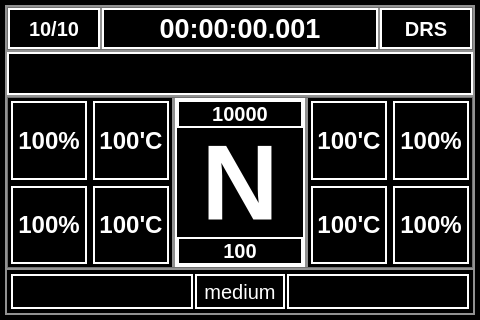
<?xml version="1.0" encoding="UTF-8"?>
<ui version="4.0">
 <class>RacingWheelMonitor</class>
 <widget class="QMainWindow" name="RacingWheelMonitor">
  <property name="geometry">
   <rect>
    <x>0</x>
    <y>0</y>
    <width>480</width>
    <height>320</height>
   </rect>
  </property>
  <property name="minimumSize">
   <size>
    <width>480</width>
    <height>320</height>
   </size>
  </property>
  <property name="maximumSize">
   <size>
    <width>480</width>
    <height>320</height>
   </size>
  </property>
  <property name="windowTitle">
   <string>MainWindow</string>
  </property>
  <property name="styleSheet">
   <string notr="true">background-color: rgb(0, 0, 0);
color: rgb(255, 255, 255);</string>
  </property>
  <widget class="QWidget" name="centralwidget">
   <layout class="QGridLayout" name="gridLayout">
    <property name="leftMargin">
     <number>5</number>
    </property>
    <property name="topMargin">
     <number>5</number>
    </property>
    <property name="rightMargin">
     <number>5</number>
    </property>
    <property name="bottomMargin">
     <number>5</number>
    </property>
    <property name="spacing">
     <number>5</number>
    </property>
    <item row="0" column="0">
     <widget class="QStackedWidget" name="Page">
      <property name="minimumSize">
       <size>
        <width>470</width>
        <height>310</height>
       </size>
      </property>
      <property name="maximumSize">
       <size>
        <width>470</width>
        <height>310</height>
       </size>
      </property>
      <property name="styleSheet">
       <string notr="true">background-color: rgb(145, 145, 145);</string>
      </property>
      <property name="currentIndex">
       <number>1</number>
      </property>
      <widget class="QWidget" name="ipPage">
       <layout class="QGridLayout" name="gridLayout_2">
        <item row="0" column="0">
         <widget class="QLabel" name="ip_Text">
          <property name="font">
           <font>
            <family>Arial</family>
            <pointsize>35</pointsize>
            <weight>75</weight>
            <bold>true</bold>
           </font>
          </property>
          <property name="styleSheet">
           <string notr="true">background-color: rgb(0, 0, 0);
color: rgb(255, 255, 255);</string>
          </property>
          <property name="text">
           <string>iP: 000.000.000.000</string>
          </property>
          <property name="alignment">
           <set>Qt::AlignCenter</set>
          </property>
         </widget>
        </item>
       </layout>
      </widget>
      <widget class="QWidget" name="DashboardPage">
       <layout class="QVBoxLayout" name="verticalLayout">
        <property name="spacing">
         <number>2</number>
        </property>
        <property name="leftMargin">
         <number>2</number>
        </property>
        <property name="topMargin">
         <number>2</number>
        </property>
        <property name="rightMargin">
         <number>2</number>
        </property>
        <property name="bottomMargin">
         <number>2</number>
        </property>
        <item>
         <widget class="QFrame" name="frame">
          <property name="sizePolicy">
           <sizepolicy hsizetype="Preferred" vsizetype="Preferred">
            <horstretch>0</horstretch>
            <verstretch>1</verstretch>
           </sizepolicy>
          </property>
          <property name="minimumSize">
           <size>
            <width>466</width>
            <height>43</height>
           </size>
          </property>
          <property name="maximumSize">
           <size>
            <width>466</width>
            <height>43</height>
           </size>
          </property>
          <property name="frameShape">
           <enum>QFrame::StyledPanel</enum>
          </property>
          <property name="frameShadow">
           <enum>QFrame::Raised</enum>
          </property>
          <layout class="QHBoxLayout" name="horizontalLayout">
           <property name="spacing">
            <number>2</number>
           </property>
           <property name="leftMargin">
            <number>0</number>
           </property>
           <property name="topMargin">
            <number>0</number>
           </property>
           <property name="rightMargin">
            <number>0</number>
           </property>
           <property name="bottomMargin">
            <number>0</number>
           </property>
           <item>
            <widget class="QLabel" name="LapsText">
             <property name="sizePolicy">
              <sizepolicy hsizetype="Preferred" vsizetype="Preferred">
               <horstretch>1</horstretch>
               <verstretch>0</verstretch>
              </sizepolicy>
             </property>
             <property name="minimumSize">
              <size>
               <width>92</width>
               <height>41</height>
              </size>
             </property>
             <property name="maximumSize">
              <size>
               <width>92</width>
               <height>41</height>
              </size>
             </property>
             <property name="font">
              <font>
               <family>Arial</family>
               <pointsize>15</pointsize>
               <weight>75</weight>
               <bold>true</bold>
              </font>
             </property>
             <property name="styleSheet">
              <string notr="true">background-color: rgb(0, 0, 0);</string>
             </property>
             <property name="frameShape">
              <enum>QFrame::Box</enum>
             </property>
             <property name="lineWidth">
              <number>2</number>
             </property>
             <property name="text">
              <string>10/10</string>
             </property>
             <property name="alignment">
              <set>Qt::AlignCenter</set>
             </property>
            </widget>
           </item>
           <item>
            <widget class="QLabel" name="LapTimeText">
             <property name="sizePolicy">
              <sizepolicy hsizetype="Preferred" vsizetype="Preferred">
               <horstretch>3</horstretch>
               <verstretch>0</verstretch>
              </sizepolicy>
             </property>
             <property name="minimumSize">
              <size>
               <width>276</width>
               <height>41</height>
              </size>
             </property>
             <property name="maximumSize">
              <size>
               <width>276</width>
               <height>41</height>
              </size>
             </property>
             <property name="font">
              <font>
               <family>Arial</family>
               <pointsize>20</pointsize>
               <weight>75</weight>
               <bold>true</bold>
              </font>
             </property>
             <property name="styleSheet">
              <string notr="true">background-color: rgb(0, 0, 0);</string>
             </property>
             <property name="frameShape">
              <enum>QFrame::Box</enum>
             </property>
             <property name="lineWidth">
              <number>2</number>
             </property>
             <property name="text">
              <string>00:00:00.001</string>
             </property>
             <property name="alignment">
              <set>Qt::AlignCenter</set>
             </property>
            </widget>
           </item>
           <item>
            <widget class="QLabel" name="DRSLED">
             <property name="sizePolicy">
              <sizepolicy hsizetype="Preferred" vsizetype="Preferred">
               <horstretch>1</horstretch>
               <verstretch>0</verstretch>
              </sizepolicy>
             </property>
             <property name="minimumSize">
              <size>
               <width>92</width>
               <height>41</height>
              </size>
             </property>
             <property name="maximumSize">
              <size>
               <width>92</width>
               <height>41</height>
              </size>
             </property>
             <property name="font">
              <font>
               <family>Arial</family>
               <pointsize>15</pointsize>
               <weight>75</weight>
               <bold>true</bold>
              </font>
             </property>
             <property name="styleSheet">
              <string>background-color: rgb(0, 0, 0);</string>
             </property>
             <property name="frameShape">
              <enum>QFrame::Box</enum>
             </property>
             <property name="lineWidth">
              <number>2</number>
             </property>
             <property name="text">
              <string>DRS</string>
             </property>
             <property name="alignment">
              <set>Qt::AlignCenter</set>
             </property>
            </widget>
           </item>
          </layout>
         </widget>
        </item>
        <item>
         <widget class="QFrame" name="RPMframe">
          <property name="sizePolicy">
           <sizepolicy hsizetype="Preferred" vsizetype="Preferred">
            <horstretch>0</horstretch>
            <verstretch>1</verstretch>
           </sizepolicy>
          </property>
          <property name="minimumSize">
           <size>
            <width>466</width>
            <height>43</height>
           </size>
          </property>
          <property name="maximumSize">
           <size>
            <width>466</width>
            <height>43</height>
           </size>
          </property>
          <property name="styleSheet">
           <string notr="true">background-color: rgb(0, 0, 0);</string>
          </property>
          <property name="frameShape">
           <enum>QFrame::Box</enum>
          </property>
          <property name="frameShadow">
           <enum>QFrame::Plain</enum>
          </property>
          <property name="lineWidth">
           <number>2</number>
          </property>
          <layout class="QHBoxLayout" name="horizontalLayout_3">
           <property name="leftMargin">
            <number>2</number>
           </property>
           <property name="topMargin">
            <number>2</number>
           </property>
           <property name="rightMargin">
            <number>2</number>
           </property>
           <property name="bottomMargin">
            <number>2</number>
           </property>
           <item>
            <widget class="QLabel" name="RPMBar">
             <property name="minimumSize">
              <size>
               <width>0</width>
               <height>0</height>
              </size>
             </property>
             <property name="maximumSize">
              <size>
               <width>16777215</width>
               <height>16777215</height>
              </size>
             </property>
             <property name="frameShape">
              <enum>QFrame::NoFrame</enum>
             </property>
             <property name="lineWidth">
              <number>2</number>
             </property>
             <property name="midLineWidth">
              <number>0</number>
             </property>
             <property name="text">
              <string/>
             </property>
             <property name="alignment">
              <set>Qt::AlignCenter</set>
             </property>
            </widget>
           </item>
          </layout>
         </widget>
        </item>
        <item>
         <widget class="QFrame" name="frame_2">
          <property name="sizePolicy">
           <sizepolicy hsizetype="Preferred" vsizetype="Preferred">
            <horstretch>0</horstretch>
            <verstretch>4</verstretch>
           </sizepolicy>
          </property>
          <property name="minimumSize">
           <size>
            <width>466</width>
            <height>171</height>
           </size>
          </property>
          <property name="maximumSize">
           <size>
            <width>466</width>
            <height>171</height>
           </size>
          </property>
          <property name="frameShape">
           <enum>QFrame::StyledPanel</enum>
          </property>
          <property name="frameShadow">
           <enum>QFrame::Raised</enum>
          </property>
          <layout class="QHBoxLayout" name="horizontalLayout_2">
           <property name="spacing">
            <number>3</number>
           </property>
           <property name="leftMargin">
            <number>0</number>
           </property>
           <property name="topMargin">
            <number>0</number>
           </property>
           <property name="rightMargin">
            <number>0</number>
           </property>
           <property name="bottomMargin">
            <number>0</number>
           </property>
           <item>
            <widget class="QFrame" name="frame_4">
             <property name="sizePolicy">
              <sizepolicy hsizetype="Preferred" vsizetype="Preferred">
               <horstretch>20</horstretch>
               <verstretch>0</verstretch>
              </sizepolicy>
             </property>
             <property name="minimumSize">
              <size>
               <width>164</width>
               <height>169</height>
              </size>
             </property>
             <property name="maximumSize">
              <size>
               <width>164</width>
               <height>169</height>
              </size>
             </property>
             <property name="styleSheet">
              <string notr="true">background-color: rgb(0, 0, 0);</string>
             </property>
             <property name="frameShape">
              <enum>QFrame::StyledPanel</enum>
             </property>
             <property name="frameShadow">
              <enum>QFrame::Raised</enum>
             </property>
             <layout class="QGridLayout" name="gridLayout_3">
              <property name="leftMargin">
               <number>2</number>
              </property>
              <property name="topMargin">
               <number>2</number>
              </property>
              <property name="rightMargin">
               <number>2</number>
              </property>
              <property name="bottomMargin">
               <number>2</number>
              </property>
              <item row="0" column="1">
               <widget class="QLabel" name="TyresSurfaceTemperature_1_Text">
                <property name="minimumSize">
                 <size>
                  <width>76</width>
                  <height>79</height>
                 </size>
                </property>
                <property name="maximumSize">
                 <size>
                  <width>76</width>
                  <height>79</height>
                 </size>
                </property>
                <property name="font">
                 <font>
                  <family>Arial</family>
                  <pointsize>18</pointsize>
                  <weight>75</weight>
                  <bold>true</bold>
                 </font>
                </property>
                <property name="frameShape">
                 <enum>QFrame::Box</enum>
                </property>
                <property name="lineWidth">
                 <number>2</number>
                </property>
                <property name="text">
                 <string>100'C</string>
                </property>
                <property name="alignment">
                 <set>Qt::AlignCenter</set>
                </property>
               </widget>
              </item>
              <item row="0" column="0">
               <widget class="QLabel" name="tyresWear_1_Text">
                <property name="minimumSize">
                 <size>
                  <width>76</width>
                  <height>79</height>
                 </size>
                </property>
                <property name="maximumSize">
                 <size>
                  <width>76</width>
                  <height>79</height>
                 </size>
                </property>
                <property name="font">
                 <font>
                  <family>Arial</family>
                  <pointsize>18</pointsize>
                  <weight>75</weight>
                  <bold>true</bold>
                 </font>
                </property>
                <property name="frameShape">
                 <enum>QFrame::Box</enum>
                </property>
                <property name="lineWidth">
                 <number>2</number>
                </property>
                <property name="text">
                 <string>100%</string>
                </property>
                <property name="alignment">
                 <set>Qt::AlignCenter</set>
                </property>
               </widget>
              </item>
              <item row="1" column="0">
               <widget class="QLabel" name="tyresWear_3_Text">
                <property name="minimumSize">
                 <size>
                  <width>76</width>
                  <height>78</height>
                 </size>
                </property>
                <property name="maximumSize">
                 <size>
                  <width>76</width>
                  <height>78</height>
                 </size>
                </property>
                <property name="font">
                 <font>
                  <family>Arial</family>
                  <pointsize>18</pointsize>
                  <weight>75</weight>
                  <bold>true</bold>
                 </font>
                </property>
                <property name="frameShape">
                 <enum>QFrame::Box</enum>
                </property>
                <property name="lineWidth">
                 <number>2</number>
                </property>
                <property name="text">
                 <string>100%</string>
                </property>
                <property name="alignment">
                 <set>Qt::AlignCenter</set>
                </property>
               </widget>
              </item>
              <item row="1" column="1">
               <widget class="QLabel" name="TyresSurfaceTemperature_3_Text">
                <property name="minimumSize">
                 <size>
                  <width>76</width>
                  <height>78</height>
                 </size>
                </property>
                <property name="maximumSize">
                 <size>
                  <width>76</width>
                  <height>78</height>
                 </size>
                </property>
                <property name="font">
                 <font>
                  <family>Arial</family>
                  <pointsize>18</pointsize>
                  <weight>75</weight>
                  <bold>true</bold>
                 </font>
                </property>
                <property name="frameShape">
                 <enum>QFrame::Box</enum>
                </property>
                <property name="lineWidth">
                 <number>2</number>
                </property>
                <property name="text">
                 <string>100'C</string>
                </property>
                <property name="alignment">
                 <set>Qt::AlignCenter</set>
                </property>
               </widget>
              </item>
             </layout>
            </widget>
           </item>
           <item>
            <widget class="QFrame" name="frame_5">
             <property name="sizePolicy">
              <sizepolicy hsizetype="Preferred" vsizetype="Preferred">
               <horstretch>16</horstretch>
               <verstretch>0</verstretch>
              </sizepolicy>
             </property>
             <property name="minimumSize">
              <size>
               <width>130</width>
               <height>169</height>
              </size>
             </property>
             <property name="maximumSize">
              <size>
               <width>130</width>
               <height>169</height>
              </size>
             </property>
             <property name="styleSheet">
              <string notr="true">background-color: rgb(0, 0, 0);</string>
             </property>
             <property name="frameShape">
              <enum>QFrame::Box</enum>
             </property>
             <property name="frameShadow">
              <enum>QFrame::Plain</enum>
             </property>
             <property name="lineWidth">
              <number>2</number>
             </property>
             <layout class="QVBoxLayout" name="verticalLayout_2">
              <property name="spacing">
               <number>0</number>
              </property>
              <property name="leftMargin">
               <number>0</number>
              </property>
              <property name="topMargin">
               <number>0</number>
              </property>
              <property name="rightMargin">
               <number>0</number>
              </property>
              <property name="bottomMargin">
               <number>0</number>
              </property>
              <item>
               <widget class="QLabel" name="RPMText">
                <property name="sizePolicy">
                 <sizepolicy hsizetype="Preferred" vsizetype="Preferred">
                  <horstretch>0</horstretch>
                  <verstretch>5</verstretch>
                 </sizepolicy>
                </property>
                <property name="minimumSize">
                 <size>
                  <width>126</width>
                  <height>28</height>
                 </size>
                </property>
                <property name="maximumSize">
                 <size>
                  <width>126</width>
                  <height>28</height>
                 </size>
                </property>
                <property name="font">
                 <font>
                  <family>Arial</family>
                  <pointsize>15</pointsize>
                  <weight>75</weight>
                  <bold>true</bold>
                 </font>
                </property>
                <property name="frameShape">
                 <enum>QFrame::Box</enum>
                </property>
                <property name="lineWidth">
                 <number>2</number>
                </property>
                <property name="text">
                 <string>10000</string>
                </property>
                <property name="alignment">
                 <set>Qt::AlignCenter</set>
                </property>
               </widget>
              </item>
              <item>
               <widget class="QLabel" name="GearText">
                <property name="sizePolicy">
                 <sizepolicy hsizetype="Preferred" vsizetype="Preferred">
                  <horstretch>0</horstretch>
                  <verstretch>20</verstretch>
                 </sizepolicy>
                </property>
                <property name="minimumSize">
                 <size>
                  <width>126</width>
                  <height>109</height>
                 </size>
                </property>
                <property name="maximumSize">
                 <size>
                  <width>126</width>
                  <height>109</height>
                 </size>
                </property>
                <property name="font">
                 <font>
                  <family>Arial</family>
                  <pointsize>80</pointsize>
                  <weight>75</weight>
                  <bold>true</bold>
                 </font>
                </property>
                <property name="text">
                 <string>N</string>
                </property>
                <property name="alignment">
                 <set>Qt::AlignCenter</set>
                </property>
               </widget>
              </item>
              <item>
               <widget class="QLabel" name="SpeedText">
                <property name="sizePolicy">
                 <sizepolicy hsizetype="Preferred" vsizetype="Preferred">
                  <horstretch>0</horstretch>
                  <verstretch>5</verstretch>
                 </sizepolicy>
                </property>
                <property name="minimumSize">
                 <size>
                  <width>126</width>
                  <height>28</height>
                 </size>
                </property>
                <property name="maximumSize">
                 <size>
                  <width>126</width>
                  <height>28</height>
                 </size>
                </property>
                <property name="font">
                 <font>
                  <family>Arial</family>
                  <pointsize>15</pointsize>
                  <weight>75</weight>
                  <bold>true</bold>
                 </font>
                </property>
                <property name="frameShape">
                 <enum>QFrame::Box</enum>
                </property>
                <property name="lineWidth">
                 <number>2</number>
                </property>
                <property name="text">
                 <string>100</string>
                </property>
                <property name="alignment">
                 <set>Qt::AlignCenter</set>
                </property>
               </widget>
              </item>
             </layout>
            </widget>
           </item>
           <item>
            <widget class="QFrame" name="frame_6">
             <property name="sizePolicy">
              <sizepolicy hsizetype="Preferred" vsizetype="Preferred">
               <horstretch>20</horstretch>
               <verstretch>0</verstretch>
              </sizepolicy>
             </property>
             <property name="minimumSize">
              <size>
               <width>164</width>
               <height>169</height>
              </size>
             </property>
             <property name="maximumSize">
              <size>
               <width>164</width>
               <height>169</height>
              </size>
             </property>
             <property name="styleSheet">
              <string notr="true">background-color: rgb(0, 0, 0);</string>
             </property>
             <property name="frameShape">
              <enum>QFrame::StyledPanel</enum>
             </property>
             <property name="frameShadow">
              <enum>QFrame::Raised</enum>
             </property>
             <layout class="QGridLayout" name="gridLayout_4">
              <property name="leftMargin">
               <number>2</number>
              </property>
              <property name="topMargin">
               <number>2</number>
              </property>
              <property name="rightMargin">
               <number>2</number>
              </property>
              <property name="bottomMargin">
               <number>2</number>
              </property>
              <item row="0" column="0">
               <widget class="QLabel" name="TyresSurfaceTemperature_2_Text">
                <property name="minimumSize">
                 <size>
                  <width>76</width>
                  <height>79</height>
                 </size>
                </property>
                <property name="maximumSize">
                 <size>
                  <width>76</width>
                  <height>79</height>
                 </size>
                </property>
                <property name="font">
                 <font>
                  <family>Arial</family>
                  <pointsize>18</pointsize>
                  <weight>75</weight>
                  <bold>true</bold>
                 </font>
                </property>
                <property name="frameShape">
                 <enum>QFrame::Box</enum>
                </property>
                <property name="lineWidth">
                 <number>2</number>
                </property>
                <property name="text">
                 <string>100'C</string>
                </property>
                <property name="alignment">
                 <set>Qt::AlignCenter</set>
                </property>
               </widget>
              </item>
              <item row="0" column="1">
               <widget class="QLabel" name="tyresWear_2_Text">
                <property name="minimumSize">
                 <size>
                  <width>76</width>
                  <height>79</height>
                 </size>
                </property>
                <property name="maximumSize">
                 <size>
                  <width>76</width>
                  <height>79</height>
                 </size>
                </property>
                <property name="font">
                 <font>
                  <family>Arial</family>
                  <pointsize>18</pointsize>
                  <weight>75</weight>
                  <bold>true</bold>
                 </font>
                </property>
                <property name="frameShape">
                 <enum>QFrame::Box</enum>
                </property>
                <property name="lineWidth">
                 <number>2</number>
                </property>
                <property name="text">
                 <string>100%</string>
                </property>
                <property name="alignment">
                 <set>Qt::AlignCenter</set>
                </property>
               </widget>
              </item>
              <item row="1" column="0">
               <widget class="QLabel" name="TyresSurfaceTemperature_4_Text">
                <property name="minimumSize">
                 <size>
                  <width>76</width>
                  <height>78</height>
                 </size>
                </property>
                <property name="maximumSize">
                 <size>
                  <width>76</width>
                  <height>78</height>
                 </size>
                </property>
                <property name="font">
                 <font>
                  <family>Arial</family>
                  <pointsize>18</pointsize>
                  <weight>75</weight>
                  <bold>true</bold>
                 </font>
                </property>
                <property name="frameShape">
                 <enum>QFrame::Box</enum>
                </property>
                <property name="lineWidth">
                 <number>2</number>
                </property>
                <property name="text">
                 <string>100'C</string>
                </property>
                <property name="alignment">
                 <set>Qt::AlignCenter</set>
                </property>
               </widget>
              </item>
              <item row="1" column="1">
               <widget class="QLabel" name="tyresWear_4_Text">
                <property name="minimumSize">
                 <size>
                  <width>76</width>
                  <height>78</height>
                 </size>
                </property>
                <property name="maximumSize">
                 <size>
                  <width>76</width>
                  <height>78</height>
                 </size>
                </property>
                <property name="font">
                 <font>
                  <family>Arial</family>
                  <pointsize>18</pointsize>
                  <weight>75</weight>
                  <bold>true</bold>
                 </font>
                </property>
                <property name="frameShape">
                 <enum>QFrame::Box</enum>
                </property>
                <property name="lineWidth">
                 <number>2</number>
                </property>
                <property name="text">
                 <string>100%</string>
                </property>
                <property name="alignment">
                 <set>Qt::AlignCenter</set>
                </property>
               </widget>
              </item>
             </layout>
            </widget>
           </item>
          </layout>
         </widget>
        </item>
        <item>
         <widget class="QFrame" name="frame_3">
          <property name="sizePolicy">
           <sizepolicy hsizetype="Preferred" vsizetype="Preferred">
            <horstretch>0</horstretch>
            <verstretch>1</verstretch>
           </sizepolicy>
          </property>
          <property name="minimumSize">
           <size>
            <width>466</width>
            <height>43</height>
           </size>
          </property>
          <property name="maximumSize">
           <size>
            <width>466</width>
            <height>43</height>
           </size>
          </property>
          <property name="styleSheet">
           <string notr="true">background-color: rgb(0, 0, 0);</string>
          </property>
          <property name="frameShape">
           <enum>QFrame::Box</enum>
          </property>
          <property name="frameShadow">
           <enum>QFrame::Raised</enum>
          </property>
          <property name="lineWidth">
           <number>2</number>
          </property>
          <layout class="QHBoxLayout" name="horizontalLayout_4">
           <property name="spacing">
            <number>2</number>
           </property>
           <property name="leftMargin">
            <number>0</number>
           </property>
           <property name="topMargin">
            <number>0</number>
           </property>
           <property name="rightMargin">
            <number>0</number>
           </property>
           <property name="bottomMargin">
            <number>0</number>
           </property>
           <item>
            <widget class="QFrame" name="frame_7">
             <property name="sizePolicy">
              <sizepolicy hsizetype="Preferred" vsizetype="Preferred">
               <horstretch>20</horstretch>
               <verstretch>0</verstretch>
              </sizepolicy>
             </property>
             <property name="frameShape">
              <enum>QFrame::Box</enum>
             </property>
             <property name="frameShadow">
              <enum>QFrame::Plain</enum>
             </property>
             <property name="lineWidth">
              <number>2</number>
             </property>
             <layout class="QHBoxLayout" name="horizontalLayout_5">
              <property name="spacing">
               <number>6</number>
              </property>
              <property name="leftMargin">
               <number>2</number>
              </property>
              <property name="topMargin">
               <number>2</number>
              </property>
              <property name="rightMargin">
               <number>2</number>
              </property>
              <property name="bottomMargin">
               <number>2</number>
              </property>
              <item>
               <widget class="QLabel" name="ERS_Store">
                <property name="sizePolicy">
                 <sizepolicy hsizetype="Preferred" vsizetype="Preferred">
                  <horstretch>0</horstretch>
                  <verstretch>0</verstretch>
                 </sizepolicy>
                </property>
                <property name="minimumSize">
                 <size>
                  <width>0</width>
                  <height>0</height>
                 </size>
                </property>
                <property name="maximumSize">
                 <size>
                  <width>182</width>
                  <height>35</height>
                 </size>
                </property>
                <property name="frameShape">
                 <enum>QFrame::NoFrame</enum>
                </property>
                <property name="frameShadow">
                 <enum>QFrame::Sunken</enum>
                </property>
                <property name="lineWidth">
                 <number>2</number>
                </property>
                <property name="text">
                 <string/>
                </property>
               </widget>
              </item>
             </layout>
            </widget>
           </item>
           <item>
            <widget class="QLabel" name="RES_Mode">
             <property name="sizePolicy">
              <sizepolicy hsizetype="Preferred" vsizetype="Preferred">
               <horstretch>10</horstretch>
               <verstretch>0</verstretch>
              </sizepolicy>
             </property>
             <property name="minimumSize">
              <size>
               <width>90</width>
               <height>35</height>
              </size>
             </property>
             <property name="maximumSize">
              <size>
               <width>90</width>
               <height>35</height>
              </size>
             </property>
             <property name="font">
              <font>
               <family>Arial</family>
               <pointsize>15</pointsize>
              </font>
             </property>
             <property name="frameShape">
              <enum>QFrame::Box</enum>
             </property>
             <property name="lineWidth">
              <number>2</number>
             </property>
             <property name="text">
              <string>medium</string>
             </property>
             <property name="alignment">
              <set>Qt::AlignCenter</set>
             </property>
            </widget>
           </item>
           <item>
            <widget class="QFrame" name="frame_8">
             <property name="sizePolicy">
              <sizepolicy hsizetype="Preferred" vsizetype="Preferred">
               <horstretch>20</horstretch>
               <verstretch>0</verstretch>
              </sizepolicy>
             </property>
             <property name="frameShape">
              <enum>QFrame::Box</enum>
             </property>
             <property name="frameShadow">
              <enum>QFrame::Plain</enum>
             </property>
             <property name="lineWidth">
              <number>2</number>
             </property>
             <layout class="QHBoxLayout" name="horizontalLayout_6">
              <property name="leftMargin">
               <number>2</number>
              </property>
              <property name="topMargin">
               <number>2</number>
              </property>
              <property name="rightMargin">
               <number>2</number>
              </property>
              <property name="bottomMargin">
               <number>2</number>
              </property>
              <item>
               <widget class="QLabel" name="ERS_Deploted">
                <property name="sizePolicy">
                 <sizepolicy hsizetype="Preferred" vsizetype="Preferred">
                  <horstretch>0</horstretch>
                  <verstretch>0</verstretch>
                 </sizepolicy>
                </property>
                <property name="minimumSize">
                 <size>
                  <width>0</width>
                  <height>0</height>
                 </size>
                </property>
                <property name="maximumSize">
                 <size>
                  <width>182</width>
                  <height>35</height>
                 </size>
                </property>
                <property name="frameShape">
                 <enum>QFrame::NoFrame</enum>
                </property>
                <property name="lineWidth">
                 <number>2</number>
                </property>
                <property name="text">
                 <string/>
                </property>
               </widget>
              </item>
             </layout>
            </widget>
           </item>
          </layout>
         </widget>
        </item>
       </layout>
      </widget>
     </widget>
    </item>
   </layout>
  </widget>
 </widget>
 <resources/>
 <connections/>
</ui>
